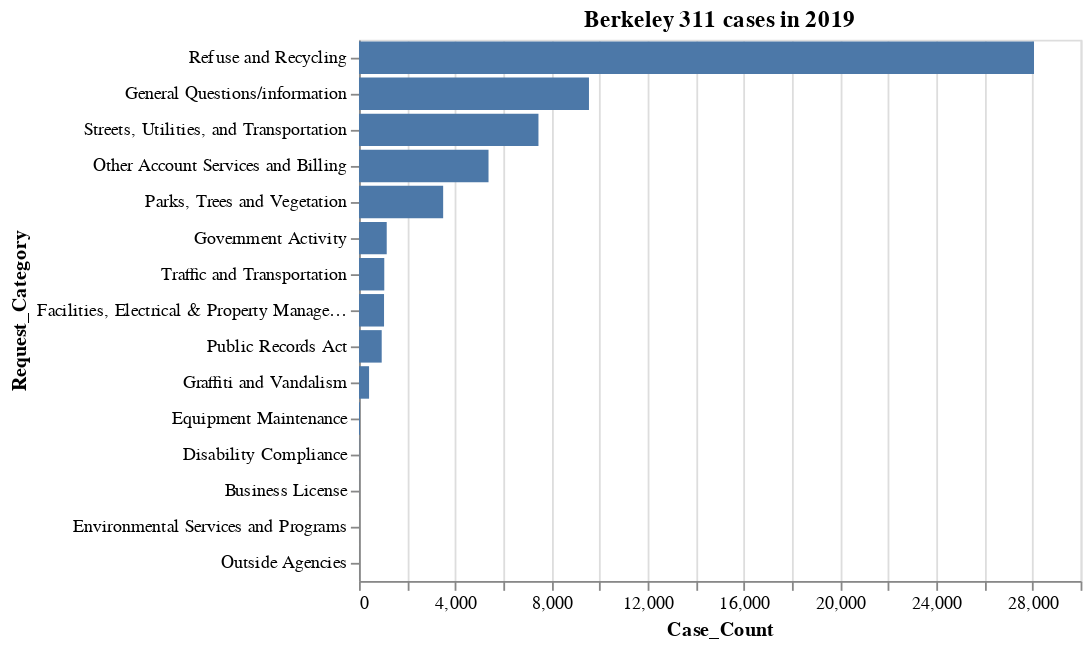

This figure's notebook cell:
### Markdown cell above
Annoyingly, this doesn't sort the chart in descending order, which I prefer. This is the code to do, it's a little more complicated:

```python
alt.Chart(category_counts_2019).mark_bar().encode(
    x='Case_Count',
    y=alt.Y('Request_Category', sort='-x')
).properties(
    title='Berkeley 311 cases in 2019'
)
```

Basically, you have to create a custom Y encoding with the format: `alt.Y('column_name', sort='-x')`. `-x` means the inverse of the x-axis, in this case. This is not intuitive, I think — it's just something you'd have to look up in the documentation.

### Code cell
alt.Chart(category_counts_2019).mark_bar().encode(
    x='Case_Count',
    y=alt.Y('Request_Category', sort='-x')
).properties(
    title='Berkeley 311 cases in 2019'
)

### Figure 1 — Vega-Lite specification as saved in the notebook (floating-point values rounded to 4 significant figures)
{"config": {"view": {"continuousWidth": 400, "continuousHeight": 300}}, "data": {"name": "data-9482feafb6d8e07e0407a15a37fd87d4"}, "mark": "bar", "encoding": {"x": {"field": "Case_Count", "type": "quantitative"}, "y": {"field": "Request_Category", "sort": "-x", "type": "nominal"}}, "title": "Berkeley 311 cases in 2019", "$schema": "https://vega.github.io/schema/vega-lite/v4.17.0.json", "datasets": {"data-9482feafb6d8e07e0407a15a37fd87d4": [{"Request_Category": "Refuse and Recycling", "Case_Count": 28063}, {"Request_Category": "General Questions/information", "Case_Count": 9561}, {"Request_Category": "Streets, Utilities, and Transportation", "Case_Count": 7461}, {"Request_Category": "Other Account Services and Billing", "Case_Count": 5385}, {"Request_Category": "Parks, Trees and Vegetation", "Case_Count": 3499}, {"Request_Category": "Government Activity", "Case_Count": 1153}, {"Request_Category": "Traffic and Transportation", "Case_Count": 1051}, {"Request_Category": "Facilities, Electrical & Property Management", "Case_Count": 1041}, {"Request_Category": "Public Records Act", "Case_Count": 944}, {"Request_Category": "Graffiti and Vandalism", "Case_Count": 419}, {"Request_Category": "Equipment Maintenance", "Case_Count": 43}, {"Request_Category": "Disability Compliance", "Case_Count": 8}, {"Request_Category": "Business License", "Case_Count": 3}, {"Request_Category": "Environmental Services and Programs", "Case_Count": 1}, {"Request_Category": "Outside Agencies", "Case_Count": 1}]}}
